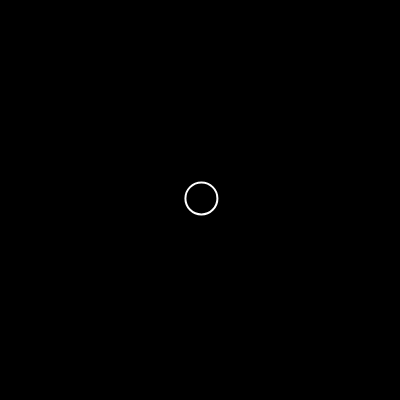
Frame 1 (no input)
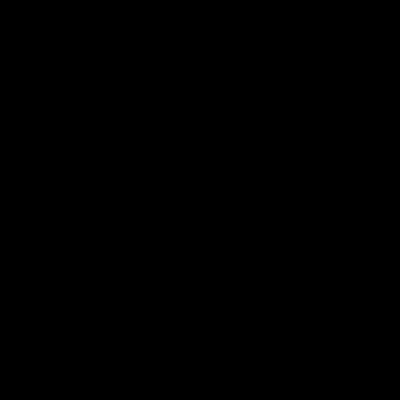
Frame 60 (no input)
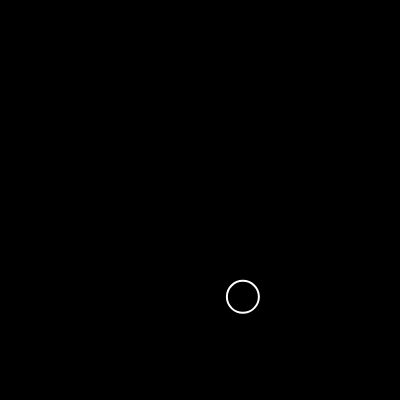
Frame 120 (the mouse pressed at the canvas centre since frame 60)

The p5.js sketch that drew these frames (run headless with seeded random() and noise() and a simulated clock; from frame 60 on, the mouse is pressed at the canvas centre):

// p5.js sketch
// ── sketch.js
let mover;

function setup() {
  createCanvas(400, 400);
  mover = new Mover(width / 2, height / 2);
}

function draw() {
  background(0);
  mover.update();
  mover.show();
}
// ── Mover.js
class Mover {
    constructor(x, y) {
        this.pos = createVector(x, y);
        this.vel = p5.Vector.random2D();
        this.vel.mult(random(3));
        this.acc = createVector();
    }

    update() {
        let mouse = createVector(mouseX, mouseY);
        this.acc = p5.Vector.sub(mouse, this.pos);
        this.acc.setMag(0.5);
        this.vel.add(this.acc);
        this.pos.add(this.vel);
    }

    show() {
        stroke(255);
        strokeWeight(2);
        fill(255, 0);

        ellipse(this.pos.x, this.pos.y, 32);
    }
}
